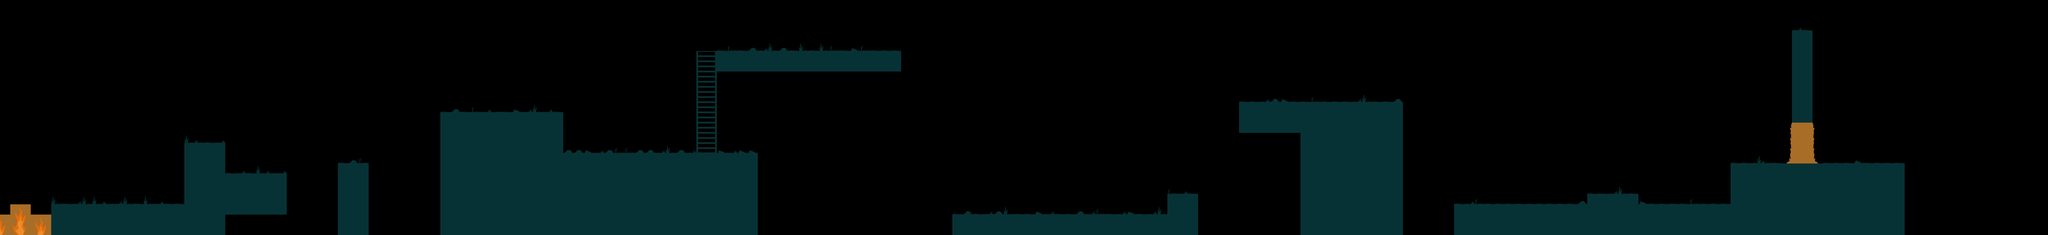

Rendered tile map (Tiled .tmx) drawn with the repository's tilesets; below, a short description and the map source with its tile grids summarised:
An orthogonal 200x23 tile map with 32x32 px tiles, 2 tile layers (Tiles, TilesElement) and 34 objects (15x Solid, 3x Element, 2x TowerEnemy, 2x StaticEnemy, 2x PowerIce, ...).

<map version="1.0" orientation="orthogonal" renderorder="right-down" width="200" height="23" tilewidth="32" tileheight="32" nextobjectid="132">
 <tileset firstgid="1" name="tileset" tilewidth="32" tileheight="32" spacing="1">
  <image source="../set/tileset.png" width="264" height="198" />
 </tileset>
 <layer name="Tiles" width="200" height="23">
  <data>[4600 cells, 1080 non-empty, 18 distinct tile ids]</data>
 </layer>
 <objectgroup color="#707073" name="CollisionTile">
  <object id="80" name="Solid" x="576" y="448" width="128" height="288" />
  <object id="82" name="Solid" x="160" y="640" width="416" height="96" />
  <object id="83" name="Solid" x="704" y="544" width="192" height="128" />
  <object id="86" name="Solid" x="1056" y="512" width="96" height="224" />
  <object id="88" name="Solid" x="1376" y="352" width="384" height="384" />
  <object id="89" name="Element" x="0" y="672" width="160" height="64">
   <properties>
    <property name="magicState" value="FIRE" />
   </properties>
  </object>
  <object id="90" name="Element" x="32" y="640" width="64" height="32">
   <properties>
    <property name="magicState" value="FIRE" />
   </properties>
  </object>
  <object id="104" name="Climb" x="2176" y="160" width="64" height="320" />
  <object id="109" name="Solid" x="1760" y="480" width="608" height="256" />
  <object id="110" name="Solid" x="2976" y="672" width="768" height="64" />
  <object id="111" name="Solid" x="3648" y="608" width="96" height="64" />
  <object id="112" name="Solid" x="2240" y="160" width="576" height="64" />
  <object id="114" name="Solid" x="3872" y="320" width="512" height="96" />
  <object id="115" name="Solid" x="4064" y="416" width="320" height="320" />
  <object id="120" name="Solid" x="4544" y="640" width="1408" height="96" />
  <object id="121" name="Solid" x="5408" y="512" width="544" height="128" />
  <object id="122" name="Solid" x="4960" y="608" width="160" height="32" />
  <object id="123" name="Solid" x="5600" y="96" width="64" height="288" />
  <object id="125" name="Element" x="5600" y="384" width="64" height="128">
   <properties>
    <property name="magicState" value="FIRE" />
   </properties>
  </object>
 </objectgroup>
 <objectgroup color="#a40002" name="Enemies">
  <properties>
   <property name="magicState" value="ICE" />
  </properties>
  <object id="99" name="TowerEnemy" x="2304" y="416" width="64" height="64">
   <properties>
    <property name="magicState" value="ICE" />
   </properties>
  </object>
  <object id="100" name="DynamicEnemy" x="3872" y="224" width="512" height="96">
   <properties>
    <property name="magicState" value="FIRE" />
   </properties>
  </object>
  <object id="102" name="StaticEnemy" x="2592" y="96" width="64" height="64" />
  <object id="128" name="TowerEnemy" x="4800" y="576" width="64" height="64" />
  <object id="130" name="StaticEnemy" x="1536" y="288" width="64" height="64" />
 </objectgroup>
 <objectgroup color="#7d5e2b" name="WoodenLogs">
  <object id="93" x="3104" y="544" width="128" height="128" />
 </objectgroup>
 <layer name="TilesElement" width="200" height="23">
  <data>[4600 cells, 0 non-empty, 0 distinct tile ids]</data>
 </layer>
 <objectgroup color="#2413a4" name="Powerups">
  <object id="94" name="PowerIce" x="4160" y="224" width="64" height="64" />
  <object id="95" name="PowerScore" x="736" y="448" width="160" height="64" />
  <object id="96" name="PowerFire" x="5312" y="544" width="64" height="64" />
  <object id="97" name="PowerSave" x="2720" y="96" width="64" height="64" />
  <object id="98" name="PowerHealth" x="3680" y="512" width="64" height="64" />
  <object id="118" name="PowerIce" x="5216" y="544" width="64" height="64" />
  <object id="131" name="PowerScore" x="1824" y="352" width="224" height="64" />
 </objectgroup>
 <objectgroup color="#a42a8a" name="SpawnFinish">
  <object id="54" name="Spawn" x="288.129" y="318.454" width="64" height="96">
   <properties>
    <property name="magicState" value="FIRE" />
   </properties>
  </object>
  <object id="55" name="Finish" x="5856" y="384" width="64" height="128" />
 </objectgroup>
</map>
